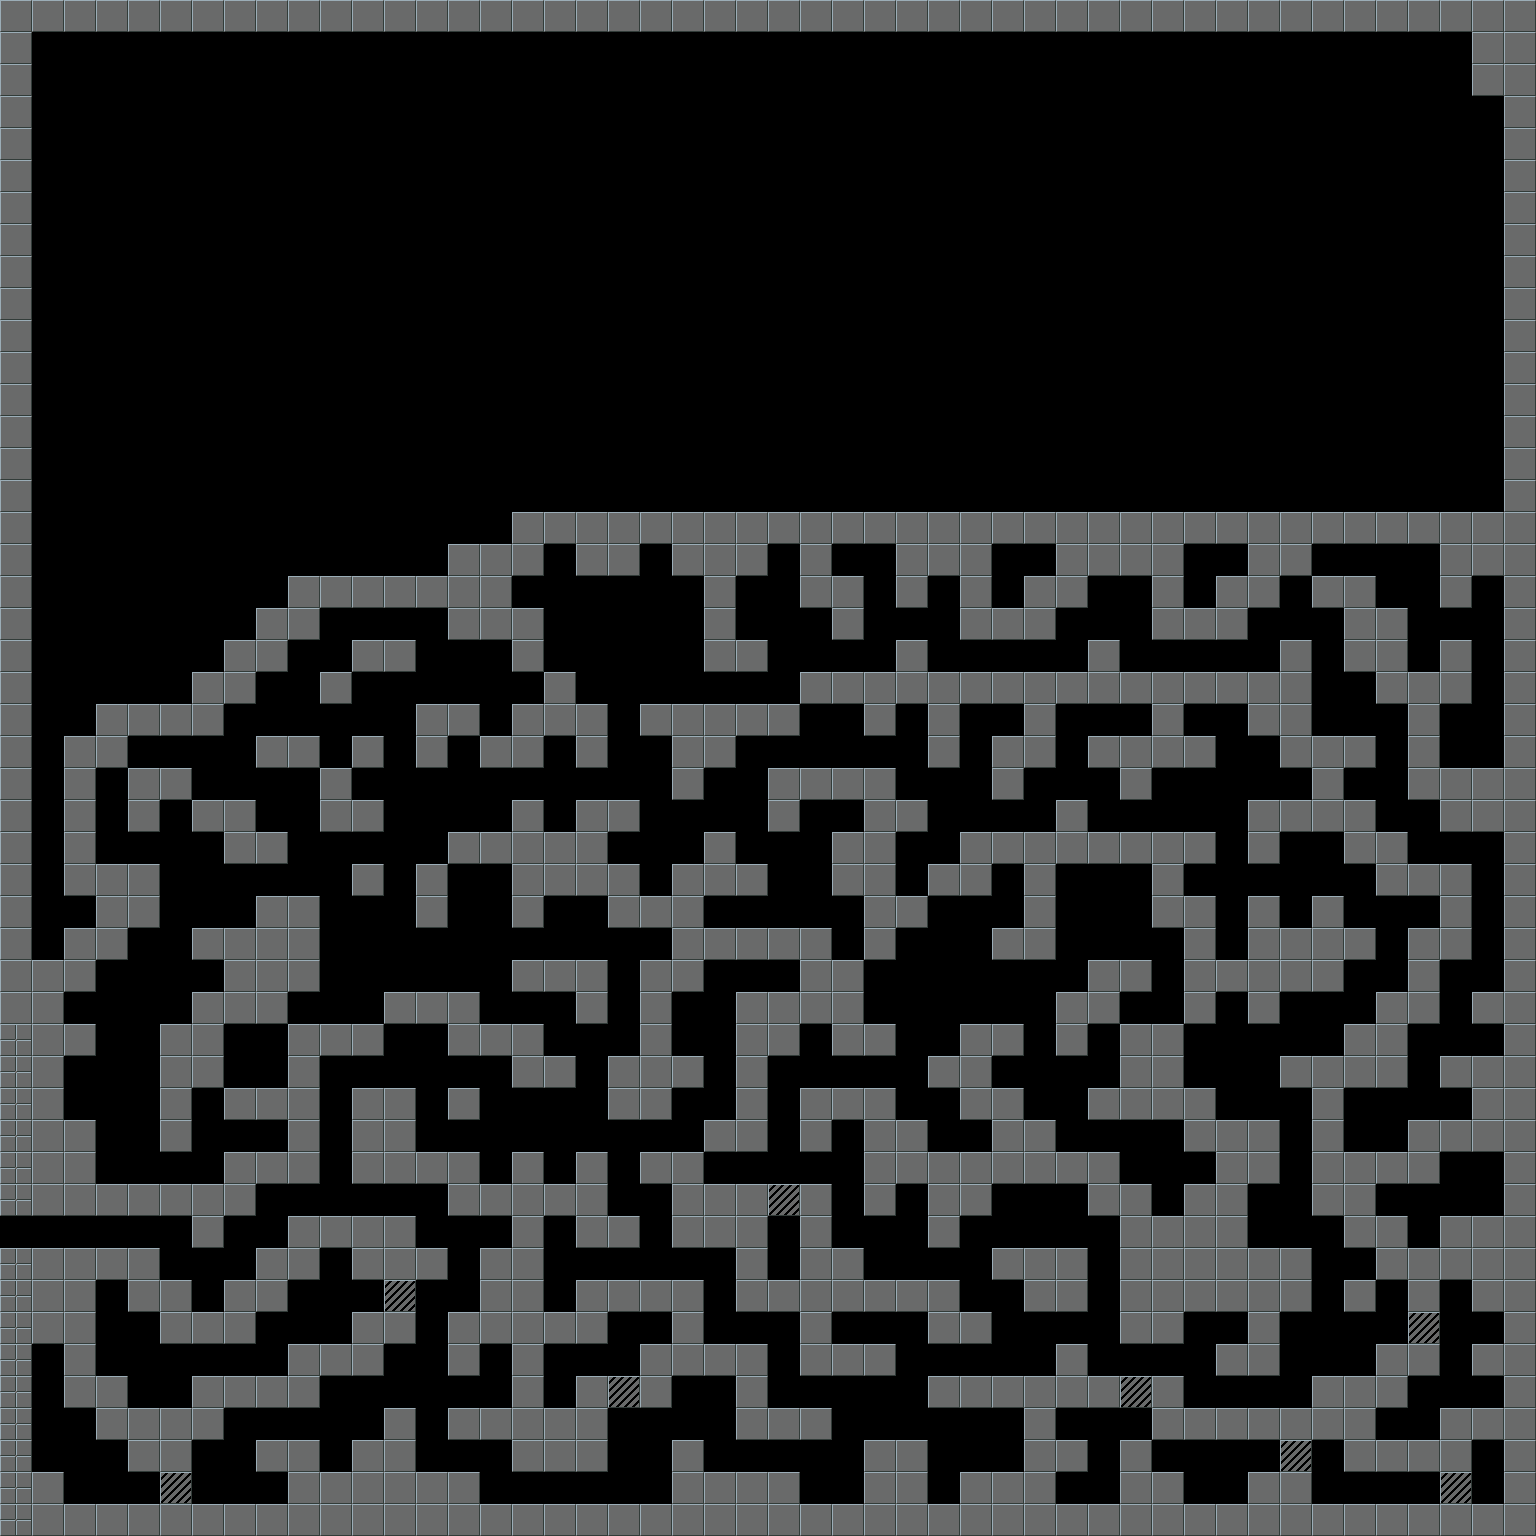

This is a level from a 2D game, rendered from its Tiled map with the project's own tilesets. A one-line summary and the map file follow, with tile-layer data summarised:
An orthogonal 48x48 tile map with 32x32 px tiles, 2 tile layers (Walls, BoundaryWalls) and 47 objects.

<map version="1.8" tiledversion="1.8.2" orientation="orthogonal" renderorder="right-down" width="48" height="48" tilewidth="32" tileheight="32" infinite="0" nextlayerid="6" nextobjectid="151">
 <editorsettings>
  <export target="../src/files/areas/forest-3.lua" format="custom" />
 </editorsettings>
 <properties>
  <property name="id" value="forest-3" />
  <property name="name" value="Dark forest" />
  <property name="tileset" value="forest" />
 </properties>
 <tileset firstgid="1" source="MainTiles.tsx" />
 <layer id="1" name="Walls" width="48" height="48">
  <data>[2304 cells, 837 non-empty, 2 distinct tile ids]</data>
 </layer>
 <layer id="5" name="BoundaryWalls" width="48" height="48">
  <data>[2304 cells, 15 non-empty, 1 distinct tile ids]</data>
 </layer>
 <objectgroup id="2" name="Object Layer 1">
  <object id="32" gid="14" x="1376" y="1312" width="32" height="32">
   <properties>
    <property name="experience" type="int" value="100" />
    <property name="gold" type="int" value="20" />
    <property name="id" value="dark_forest_2_cabc9bf6-7f83-55fd-4b63-7d96e1b07b57" />
    <property name="imageid" value="npc-01" />
    <property name="name" value="Rozak the Swift" />
    <property name="questdelivertext" value="You killed all of them!? You are truly an awesome warrior. Songs will be made in your name!" />
    <property name="questdonetext" value="Amazing job killing all those monsters but perhaps it's time to move on?" />
    <property name="text" value="Defeat all the monsters and come talk to me again." />
   </properties>
  </object>
  <object id="103" gid="14" x="1216" y="960" width="32" height="32">
   <properties>
    <property name="experience" type="int" value="100" />
    <property name="gold" type="int" value="20" />
    <property name="id" value="dark_forest_2_50a987d8-5c8e-1d7b-d3a2-b98c10048b6c" />
    <property name="imageid" value="npc-02" />
    <property name="name" value="Egar Languli" />
    <property name="questdelivertext" value="Excuse me but could I perhaps interest you in some exotic wares from lands far away?" />
    <property name="questdonetext" value="Amazing job killing all those monsters but perhaps it's time to move on?" />
    <property name="text" value="Excuse me but could I perhaps interest you in some exotic wares from lands far away?" />
   </properties>
  </object>
  <object id="34" gid="4" x="576" y="704" width="32" height="32" />
  <object id="36" gid="15" x="736" y="1344" width="32" height="32">
   <properties>
    <property name="id" value="dark_forest_2_07b6b908-5ad8-91ea-3a67-8489904a8580" />
   </properties>
  </object>
  <object id="41" gid="18" x="1472" y="608" width="32" height="32">
   <properties>
    <property name="id" value="dark_forest_2_03979bdf-b8f1-e592-3d7b-a674df9a7b48" />
   </properties>
  </object>
  <object id="42" gid="18" x="640" y="1344" width="32" height="32">
   <properties>
    <property name="id" value="dark_forest_2_4d22f59f-89d2-b591-753e-954fe0664c55" />
   </properties>
  </object>
  <object id="43" gid="17" x="704" y="1408" width="32" height="32">
   <properties>
    <property name="id" value="dark_forest_2_94c375c7-4193-f020-5cdc-9b7ad60cebfa" />
   </properties>
  </object>
  <object id="44" gid="17" x="992" y="1440" width="32" height="32">
   <properties>
    <property name="id" value="dark_forest_2_32b44e90-cc84-3e99-32d5-a808022c105d" />
   </properties>
  </object>
  <object id="45" gid="17" x="768" y="992" width="32" height="32">
   <properties>
    <property name="id" value="dark_forest_2_23a9f078-1928-44ad-db20-5138a6762f81" />
   </properties>
  </object>
  <object id="75" gid="23" x="928" y="1344" width="32" height="32">
   <properties>
    <property name="id" value="dark_forest_2_ec8f4aa5-f564-c9ae-b2d3-1e4c94b7e207" />
    <property name="text" value="The dungeon graphics are all placeholders." />
   </properties>
  </object>
  <object id="104" gid="8" x="800" y="1504" width="32" height="32">
   <properties>
    <property name="id" value="dark_forest_2_9ff199f8-543f-aa3c-3d77-444939f2ee68" />
   </properties>
  </object>
  <object id="105" gid="8" x="896" y="1440" width="32" height="32">
   <properties>
    <property name="id" value="dark_forest_2_8ae82d8e-09d2-a730-9b1b-d403c9573a87" />
   </properties>
  </object>
  <object id="107" gid="22" x="0" y="1248" width="32" height="32">
   <properties>
    <property name="id" value="dark_forest_2_a4235516-a647-6826-f7d2-b9d285780bb5" />
    <property name="targetarea" value="city" />
    <property name="targetdir" type="int" value="3" />
    <property name="targetx" type="int" value="30" />
    <property name="targety" type="int" value="15" />
   </properties>
  </object>
  <object id="114" gid="20" x="640" y="1472" width="32" height="32">
   <properties>
    <property name="direction" type="int" value="0" />
    <property name="id" value="dark_forest_2_9af63911-6d3b-19a7-5512-545c97ed92cf" />
   </properties>
  </object>
  <object id="115" gid="7" x="928" y="992" width="32" height="32">
   <properties>
    <property name="atlasid" value="forest-props" />
    <property name="id" value="dark_forest_2_e2ef967d-e67a-826d-e202-d4f5e631ea24" />
    <property name="name" value="ancient-tree" />
   </properties>
  </object>
  <object id="116" gid="7" x="608" y="640" width="32" height="32">
   <properties>
    <property name="atlasid" value="forest-props" />
    <property name="direction" type="int" value="0" />
    <property name="id" value="dark_forest_2_c9aa13a4-1901-c517-7316-c96e44e79e28" />
    <property name="name" value="tower" />
   </properties>
  </object>
  <object id="117" gid="8" x="64" y="1504" width="32" height="32">
   <properties>
    <property name="id" value="dark_forest_2_9b58b2c2-9909-6957-1a6b-ed0260a62610" />
    <property name="wanderer" type="int" value="1" />
   </properties>
  </object>
  <object id="118" gid="8" x="320" y="1216" width="32" height="32">
   <properties>
    <property name="id" value="dark_forest_2_d19a62f2-f220-f5a0-d12d-c3cd021c6d2b" />
   </properties>
  </object>
  <object id="119" gid="8" x="416" y="1088" width="32" height="32">
   <properties>
    <property name="id" value="dark_forest_2_1feed4c5-3acb-ee7d-2122-d6c4f2edfdaf" />
    <property name="wanderer" type="int" value="1" />
   </properties>
  </object>
  <object id="120" gid="8" x="544" y="960" width="32" height="32">
   <properties>
    <property name="id" value="dark_forest_2_5f6359a0-651d-e979-798a-234c2eba79b8" />
    <property name="wanderer" type="int" value="1" />
   </properties>
  </object>
  <object id="121" gid="8" x="896" y="1024" width="32" height="32">
   <properties>
    <property name="id" value="dark_forest_2_66aace50-7306-6c42-1e10-f6039e1c2e48" />
    <property name="wanderer" type="int" value="1" />
   </properties>
  </object>
  <object id="122" gid="8" x="736" y="832" width="32" height="32">
   <properties>
    <property name="id" value="dark_forest_2_a7641dd5-9a4f-b580-f016-c0cb93c3d496" />
   </properties>
  </object>
  <object id="123" gid="8" x="992" y="736" width="32" height="32">
   <properties>
    <property name="id" value="dark_forest_2_2164cf4e-6755-c5cb-2eeb-6aeeb9eb78df" />
   </properties>
  </object>
  <object id="124" gid="8" x="1088" y="640" width="32" height="32">
   <properties>
    <property name="id" value="dark_forest_2_3848e48c-634d-16d6-3db6-d14891ae5cdd" />
   </properties>
  </object>
  </objectgroup>
</map>
<!-- 23 of 47 objects omitted -->
